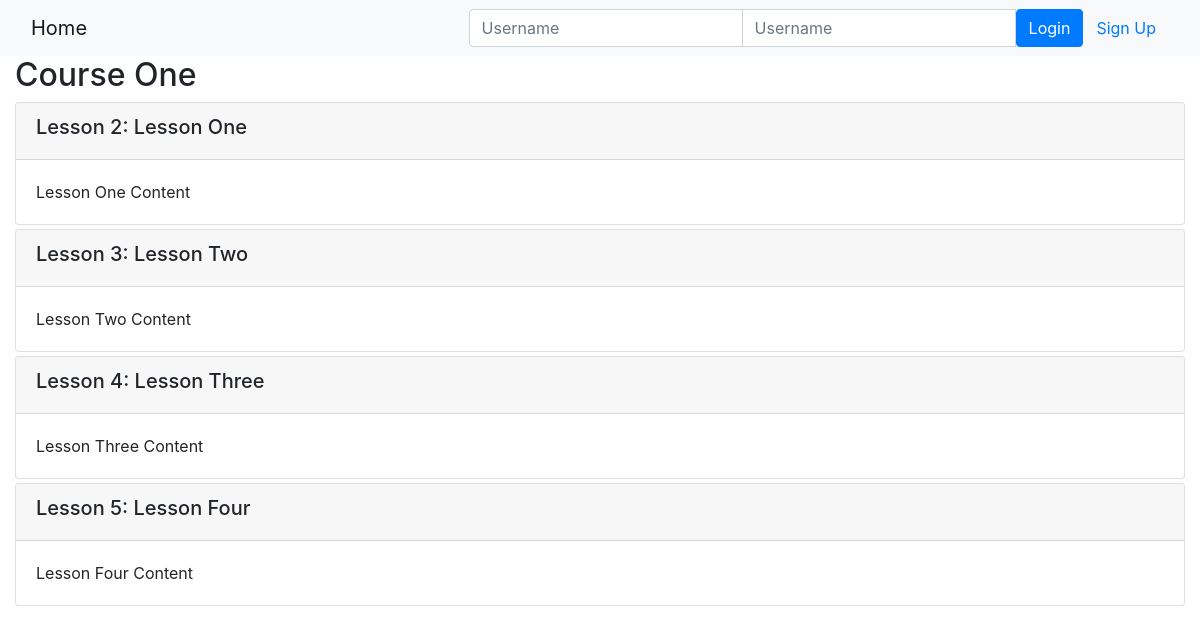
Page /2/ on the committed database.
### onlinecourse/models.py (models this page shows, shortened)
class Course(models.Model):
    name = models.CharField(null=False, max_length=30, default="online course")
    image = models.ImageField(upload_to="course_images/")
    description = models.CharField(max_length=1000)
    pub_date = models.DateField(null=True)
    instructors = models.ManyToManyField(Instructor)
    users = models.ManyToManyField(settings.AUTH_USER_MODEL, through="Enrollment")
    total_enrollment = models.IntegerField(default=0)
    is_enrolled = False

class Lesson(models.Model):
    title = models.CharField(max_length=200, default="title")
    order = models.IntegerField(default=0)
    course = models.ForeignKey(Course, on_delete=models.CASCADE)
    content = models.TextField(null=True)

### onlinecourse/views.py (the view)
# urls.py: path("<int:pk>/", views.CourseDetailView.as_view(), name="course_details"),
class CourseDetailView(generic.DetailView):
    model = Course
    template_name = "onlinecourse/course_detail_bootstrap.html"

### onlinecourse/templates/onlinecourse/course_detail_bootstrap.html (shortened to what this page needs)
<!DOCTYPE html>
<html lang="en">
    <head>
        {% load static %}
        <link rel="stylesheet" href="https://maxcdn.bootstrapcdn.com/bootstrap/4.5.2/css/bootstrap.min.css">
    </head>
    <body>
        <nav class="navbar navbar-light bg-light">
            <div class="container-fluid">
                <div class="navbar-header">
                    <a class="navbar-brand" href="{% url 'onlinecourse:index' %}">Home</a>
                </div>
                <ul class="nav navbar-nav navbar-right">
                    {% if user.is_authenticated %}
                    <li>
                        <a class="btn btn-link" href="#">{{ user.first_name }}({{ user.username }})</a>
                        <a class="btn btn-link" href="{% url 'onlinecourse:logout' %}">Logout</a>
                    </li>
                    {% else %}
                    <li>
                        <form class="form-inline" action="{% url 'onlinecourse:login' %}" method="post">
                            <div class="input-group">
                                <input type="text" class="form-control" placeholder="Username" name="username">
                                <input type="password" class="form-control" placeholder="Username" name="psw">
                                <button class="btn btn-primary" type="submit">Login</button>
                                <a class="btn btn-link" href="{% url 'onlinecourse:registration' %}">Sign Up</a>
                                </div>
                                </form>
                                </li>
                                {% endif %}
                                </ul>
                                </div>
                                </nav>
        <div class="container-fluid">
            <h2>{{ course.name }}</h2>
            <div class="card-columns-vertical">
                {% for lesson in course.lesson_set.all %}
                <div class="card mt-1">
                    <div class="card-header">
                        <h5>Lesson {{lesson.order|add:1}}: {{lesson.title}}</h5>
                    </div>
                    <div class="card-body">{{lesson.content}}</div>
                    </div>
                {% endfor %}
            </div>
</div>
        </body>
</html>

### rows in the picture
Course: name "Course One"
Lesson: order|add "2", title "Lesson One", content "Lesson One Content"
Lesson: order|add "3", title "Lesson Two", content "Lesson Two Content"
Lesson: order|add "4", title "Lesson Three", content "Lesson Three Content"
Lesson: order|add "5", title "Lesson Four", content "Lesson Four Content"
